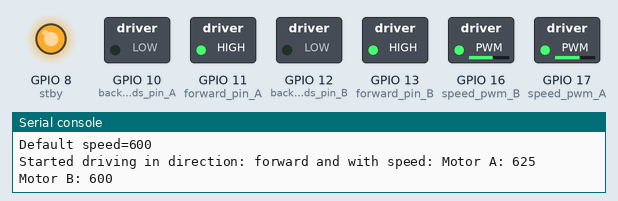
Simulated run of this program. Board: ESP32 board running MicroPython. On the bench: switched loads named in the program (green lamp = pin HIGH), output pins drawn as LEDs (lit = HIGH), the last lines printed to the serial console. Files the program writes start out absent; the clock reads 2024-03-15 10:24:30 at power-on unless the program sets it.

Above: at 0.1 s.
At 19.5 s:
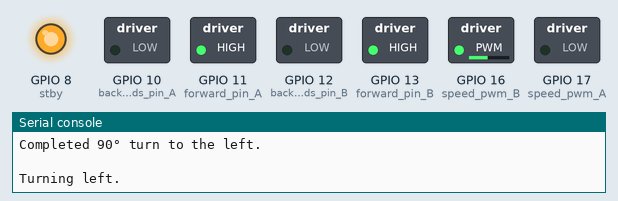
At 30.3 s:
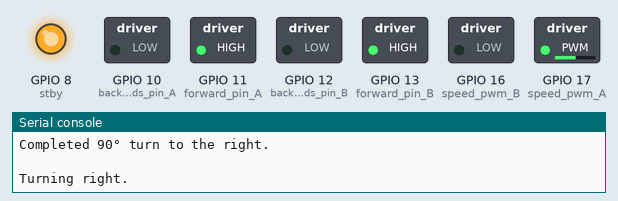
At 39.1 s:
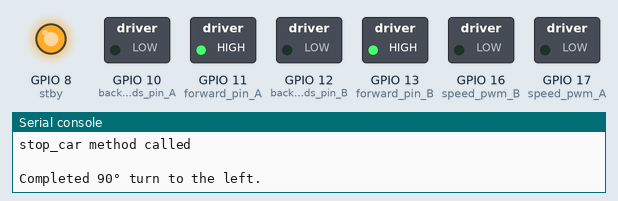
Timing chart, 0 to 40.0 s (numbered marks = the images above):
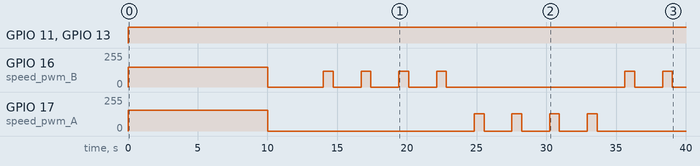

The program:

main_copy.py
```python
        #########################################
        ##### ----- Hreiðar Pétursson ----- #####
        ### -- Búið til 10-14 febrúar 2024 -- ###
        #########################################

# Backup up 18/2 2024 kl 17:00

from machine import Pin, PWM
import time
from verkefni_4_settings_classes_functions import initialize_pins, UltrasonicSensor, Motor, Car
#from verkefni_4_settings_classes_functions import *

# Fetch and create the dictionary and inject it into the pins variable
pins = initialize_pins()

# Here I print out the keys and the values for show
for key, value in pins.items():
    print(f"\n{key} : {value}")


# For clarity - Motor A is left motor & Motor B is right motor


# Let's create a instance we need to create the car instance using the pins from the dictionary
motor_a = Motor(pins['forward_pin_A'], pins['backwards_pin_A'], pins['speed_pwm_A'], default_speed=625)
motor_b = Motor(pins['forward_pin_B'], pins['backwards_pin_B'], pins['speed_pwm_B'], default_speed=600)
ultrasonic_sensor = UltrasonicSensor(pins['trig'], pins['echo'])

##### ----- Motor A = 625 && Motor B = 600 ===== best straight path available ----- #####

# Create the standby settings variable from the dictionary
stby = pins['stby']

stby.value(1) # Activate the car and make it ready to drive
print(f"\nstby value set to 1 (high) = {stby.value}")
# Now print details of each motor and the standby pin to make sure everything was created correctly
print("\nCar Components Initialized:")
print(f"\nMotor A: \nForward Pin={motor_a.forward}, \nBackwards Pin={motor_a.backwards}, \nSpeed PWM={motor_a.speed_pwm}, \nDefault Speed={motor_a.default_speed}")
print(f"\n\nMotor B: \nForward Pin={motor_b.forward}, \nBackwards Pin={motor_b.backwards}, \nSpeed PWM={motor_b.speed_pwm}, \nDefault Speed={motor_b.default_speed}")
print(f"\n\nStandby Pin: {stby}")

myCar = Car(motor_a, motor_b, stby, ultrasonic_sensor)


# Call the method to print status
myCar.show_car_status()


while True:
    # Drive forward for 5 seconds (stop and continue to next code if distance < 50cm)
    obstacle_detected = myCar.drive_car('forward', 10)
    if obstacle_detected:
        print(f"\nStopped due to an obstacle.")
    else:
        print(f"\nStopped because timed out.")

    time.sleep(4)


    for _ in range(2):
        for _ in range(4):
            myCar.turn_90('left')
            time.sleep(2)
        for _ in range(4):
            myCar.turn_90('right')
            time.sleep(2)

    # 4x360° right and left circles
    for _ in range(4):
        myCar.turn_360('right')
        time.sleep(2)

    for _ in range(4):
        myCar.turn_360('left')
        time.sleep(2)


    print(f"\nEnd of loop.")
    # Sleep for 10 seconds
    time.sleep(10)
```

verkefni_4_settings_classes_functions.py
```python
###########################################################
## ----------------- Hreiðar Pétursson ----------------- ##
## -------------- Created 10-20 February 2024 ---------- ##
###########################################################

from machine import Pin, PWM
import time


###########################################################
## This code is my effort in practicing my best coding   ##
##   skills. It's understandable, reusable and easily    ##
## readable and uses principles of clear code designing. ##
###########################################################


###########################################################
 ## ----- Hope You Enjoy The Reading Of The Code  ----- ##
###########################################################


###########################################################
 ### ----- ----- Method To Initialize Pins ----- ----- ###
###########################################################
def initialize_pins():
    pins = {
        # Motor A
        'forward_pin_A': Pin(11, Pin.OUT),
        'backwards_pin_A': Pin(10, Pin.OUT),
        'speed_pwm_A': PWM(Pin(17, Pin.OUT), freq=10000),
        # Motor B
        'forward_pin_B': Pin(13, Pin.OUT),
        'backwards_pin_B': Pin(12, Pin.OUT),
        'speed_pwm_B': PWM(Pin(16, Pin.OUT), freq=10000),
        # Standby Pin
        'stby': Pin(8, Pin.OUT),
        # Ultrasonic Sensor
        'echo': Pin(39, Pin.IN),
        'trig': Pin(38, Pin.OUT),
    }
    return pins


###########################################################
    ##################      ##       ##################
        ##################      ##################
                    ##################
                     ################
                      ##############
                       ############
                      ##############
                     ################
                    ##################
        ##################      ##################
    ##################      ##       ##################
###########################################################


###########################################################
 #### ----- ----- Motor Class And Methods ----- ----- ####
###########################################################

class Motor:
    def __init__(self, forward, backwards, speed_pwm, default_speed) -> None:
        self.forward = forward
        self.backwards = backwards
        self.speed_pwm = speed_pwm
        self.default_speed = default_speed
        self.current_speed = default_speed
        # Execute log/print of the initialization
        self.log_motor_status()

    # Log the motor's status once it's created
    def log_motor_status(self):
        parts = [
            "\nMotor Initialized: \n",
            f"Forward Pin={self.forward}, \n",
            f"Backwards Pin={self.backwards}, \n",
            f"Speed PWM={self.speed_pwm}, \n",
            f"Default Speed={self.default_speed}\n"
        ]

        message = "".join(parts)
        log_message(message)

    # Set the speed, if speed is None, revert to default
    def set_speed(self, speed=None):
        if speed is None:
            speed = self.default_speed
        self.speed_pwm.duty(int(speed))
        self.current_speed = speed

    # Return the value of the current speed
    def get_current_speed(self):
        return self.current_speed

    # Method for driving both forward and backwards
    def drive(self, direction, speed=None):
        # Forward
        if direction == 'forward':
            self.forward.value(1)
            self.backwards.value(0)
        # Backwards
        elif direction == 'backwards':
            self.forward.value(0)
            self.backwards.value(1)
        # Stop (currently not being used I think)
        elif direction == 'stop':
            self.stop()
        # In case of some errors
        else:
            log_message("Motor drive method: Invalid Direction")
            return
        # (If speed is None, it reverts to the default speed)
        self.set_speed(speed)

    def stop(self):
        self.set_speed(0)

###########################################################
    ##################      ##       ##################
        ##################      ##################
                    ##################
                     ################
                      ##############
                       ############
                      ##############
                     ################
                    ##################
        ##################      ##################
    ##################      ##       ##################
###########################################################


###########################################################
 ##### ----- ----- Car Class And Methods ----- ----- #####
###########################################################

class Car:
    def __init__(self, motor_a, motor_b, stby_pin, ultrasonic_sensor):

        # Initialize motor objects with specific pins and PWM frequencies
        self.motor_a = motor_a
        self.motor_b = motor_b

        # Initialize Standby Pin
        self.stby = stby_pin

        # Initialize The UltraSonic Sensor
        self.ultrasonic_sensor = ultrasonic_sensor

        self.show_car_status()

        # Extra properties
        self.turn_speed_left_a = 0
        self.turn_speed_left_b = 475

        self.turn_speed_right_a = 520
        self.turn_speed_right_b = 0

        self.turn_duration_90 = 0.7
        self.turn_duration_180 = (2 * self.turn_duration_90) - 0.1
        self.turn_duration_270 = 3 * self.turn_duration_90
        self.turn_duration_360 = 4 * self.turn_duration_90


          ############################################
          ##### ----- Drive & Stop Methods ----- #####
          ############################################

    # This way, the car drives and has a obstacle detection to true or false

    def drive_car(self, direction, duration=None, speed=None, obstacle_detection=False):
        # Record the start time
        start_time = time.time()

        # Start Driving
        self.motor_a.drive(direction, speed)
        self.motor_b.drive(direction, speed)
        log_message(f"Started driving in direction: {direction} and with speed: Motor A: {self.motor_a.get_current_speed()} Motor B: {self.motor_b.get_current_speed()}")

        # If obstacle_detection is True and no duration
        if obstacle_detection and not duration:
            # Proceed in chosen direction

            while True:
                distance = self.ultrasonic_sensor.measure_distance()
                log_message(f"\nMeasured Distance: {distance}")
                if distance < 50:
                    # Stop and back up slightly
                    self.stop_car()
                    time.sleep(2)  # Wait for 1 second to simulate backing up

                    # Turn left 90 degrees and measure distance
                    self.turn_90('right')
                    distance_right = self.ultrasonic_sensor.measure_distance()
                    log_message(f"Measured distance to the right: {distance_right}")
                    time.sleep(2)

                    # Turn 180 degrees to the right (totaling 270 from original direction) and measure distance
                    self.turn_180('right')
                    distance_left = self.ultrasonic_sensor.measure_distance()
                    log_message(f"Measured distance to the left: {distance_left}")
                    time.sleep(2)

                    # Compare distances and choose direction with more clearance
                    log_message(f"Comparing distances and choosing direction")
                    if distance_left >= distance_right and distance_left > 50:
                        # No need to turn as car is already facing the direction with more clearance
                        log_message(f"Distance left is more then distance right and more then 50cm. Continue to the left direction")
                        pass
                    elif distance_right >= distance_left and distance_right > 50:
                        log_message(f"Distance right is more then distance left and more then 50cm. Turning back to left direction")
                        self.turn_180('right')  # Turn back to the left direction
                    else:
                        # If no clear path or both < 50cm, turn 90° more to the right, to face the back direction
                        log_message(f"Both ways less then 50cm")
                        self.turn_90('left')
                    # Wait 2 seconds before resuming driving or turning again
                    time.sleep(2)

                    # After handling obstacle, resume driving
                    self.motor_a.drive(direction, speed)
                    self.motor_b.drive(direction, speed)

                time.sleep(0.2)

        elif duration:
            time.sleep(duration)
            self.stop_car()

        else:
            log_message(f"You need to specify either obstacle detection as True and no duration or specify duration")
#             while True:
#                 current_time = time.time()
#                 if (current_time - start_time) >= duration:
#                     self.stop_car()
#                     break  # Exit the loop after the duration has passed

    def stop_car(self):
        self.motor_a.stop()
        self.motor_b.stop()
        log_message(f"\nstop_car method called")


            #######################################
            ##### ----- Turning Methods ----- #####
            #######################################

    def turn(self, left_or_right):
        # Turn right with motor A
        if left_or_right == 'right':
            self.motor_a.drive('forward', self.turn_speed_right_a)
            self.motor_b.stop()
        # Turn left with Motor B
        else:
            self.motor_b.drive('forward', self.turn_speed_left_b)
            self.motor_a.stop()

        log_message(f"\nTurning {left_or_right}.")

        # Stop the other motor
        #(self.motor_b if left_or_right == 'right' else self.motor_a).stop()

    # Method for turning 90°
    def turn_90(self, left_or_right):
        # Execute turn
        self.turn(left_or_right)
        # Turning
        time.sleep(self.turn_duration_90)
        # Stop car
        self.stop_car()
        # Print out completetion of turning
        log_message(f"\nCompleted 90° turn to the {left_or_right}.")

    # For 180° turns
    def turn_180(self, left_or_right):
        self.turn(left_or_right)
        time.sleep(self.turn_duration_180)
        self.stop_car()
        log_message(f"\nCompleted 180° turn to the {left_or_right}.")

    # For 360° circle turning
    def turn_360(self, left_or_right):
        self.turn(left_or_right)
        time.sleep(self.turn_duration_360)
        self.stop_car()
        log_message(f"\nCompleted 360° turn to the {left_or_right}.")

    # Example method in Car class to demonstrate functionality
    def show_car_status(self):
        log_message("\nCar Status:")
        log_message(f"\nMotor A Status: \nForward={self.motor_a.forward.value()}, \nBackwards={self.motor_a.backwards.value()}, \nSpeed={self.motor_a.speed_pwm.duty()}, \nDefault speed={self.motor_a.default_speed}")
        log_message(f"\n\nMotor B Status: \nForward={self.motor_b.forward.value()}, \nBackwards={self.motor_b.backwards.value()}, \nSpeed={self.motor_b.speed_pwm.duty()}, \nDefault speed={self.motor_b.default_speed}")

###########################################################
    ##################      ##       ##################
        ##################      ##################
                    ##################
                     ################
                      ##############
                       ############
                      ##############
                     ################
                    ##################
        ##################      ##################
    ##################      ##       ##################
###########################################################


###########################################################
 ### ----- Functions for writing logs and print  ----- ###
###########################################################

# time.localtime() don't work when esp32 is solo on car without computer connection
def start_log_session(log_file_path="logfile.log"):
    # Get the current time as a tuple
    current_time_tuple = time.localtime()  # MicroPython's time.localtime() provides a tuple

    # Format the time manually (MicroPython doesn't support strftime in the same way)
    current_timestamp = "{}-{:02d}-{:02d} {:02d}:{:02d}:{:02d}".format(*current_time_tuple[0:6])

    start_message = f"\n\n\n\n\nCar Script Started - {current_timestamp}\n" \
                    "-----------------------------------------\n"

    with open(log_file_path, "a") as log_file:
        log_file.write(start_message)


def log_message(message, log_file_path="logfile.log"):
    # Directly write the log messages, assuming logfile.log is at the root
    with open(log_file_path, "a") as log_file:
        log_file.write(message + "\n")
    print(message)

###########################################################
    ##################      ##       ##################
        ##################      ##################
                    ##################
                     ################
                      ##############
                       ############
                      ##############
                     ################
                    ##################
        ##################      ##################
    ##################      ##       ##################
###########################################################


###########################################################
 #### ----- Ultrasonic Sensor Class And Methods ----- ####
###########################################################

class UltrasonicSensor:
    def __init__(self, trig_pin, echo_pin):
        self.trig = trig_pin
        self.echo = echo_pin


    def measure_distance(self):
        # Trigger the measurement
        self.trig.value(1)
        time.sleep_us(10)
        self.trig.value(0)

        # Wait for the echo to start
        while not self.echo.value():
            pass
        start = time.ticks_us()

        # Wait for the echo to end
        while self.echo.value():
            pass
        end = time.ticks_us()

        # Calculate the duration and distance
        duration = time.ticks_diff(end, start)
        distance = (duration * 0.0343) / 2  # Convert time to distance

        return distance


###########################################################
 ###### ----- #### ----- THE END ! ----- ##### ----- #####
###########################################################
```

Measured:
- by itself, GPIO 11 (forward_pin_A), GPIO 13 (forward_pin_B): LOW → HIGH at 0.02 s
- by itself, GPIO 16 (speed_pwm_B): 128/255 → 150/255 at 0.02 s, → 0/255 10.0 s later, → 118/255 4.0 s later, → 0/255 0.70 s later, … (14 changes in this stretch)
- by itself, GPIO 17 (speed_pwm_A): 128/255 → 156/255 at 0.02 s, → 0/255 10.0 s later, → 130/255 14.8 s later, → 0/255 0.70 s later, … (10 changes in this stretch)
